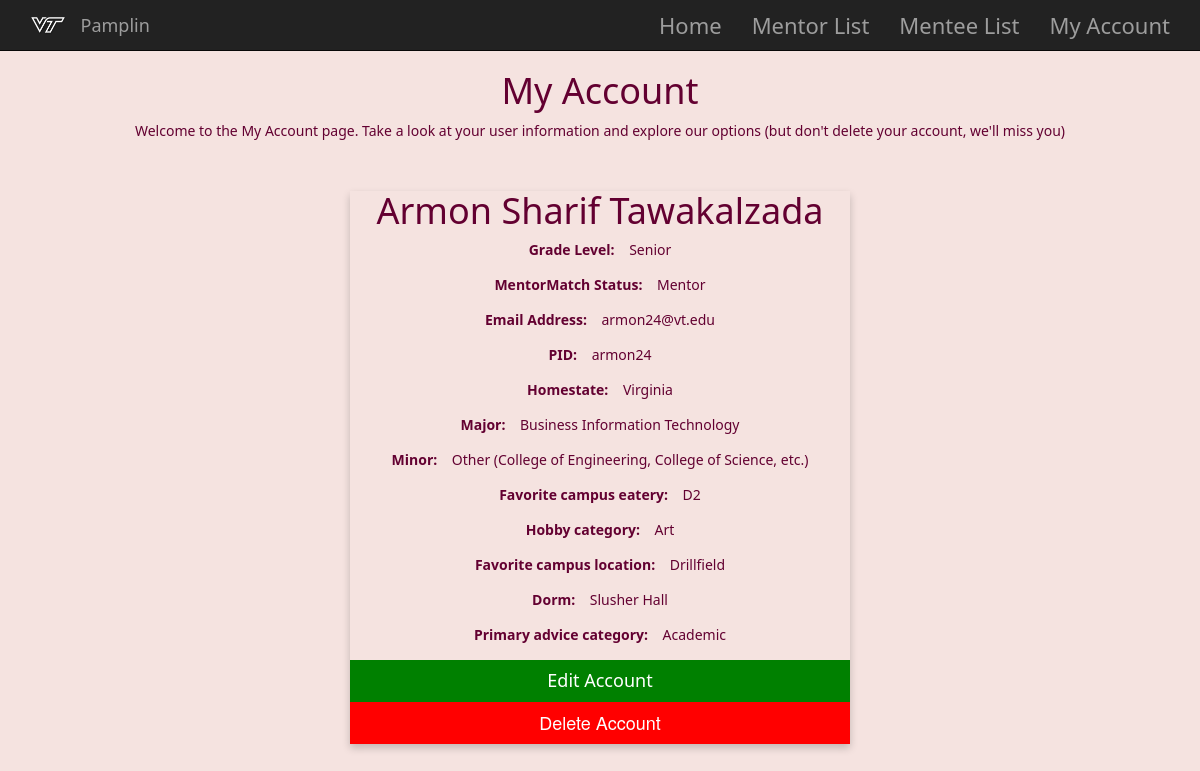
Screenshot of /MyAccount.php (signed in) with the database file from the repository.
### tables this page shows
CREATE TABLE IF NOT EXISTS `User` (
  `StudentID` int(11) NOT NULL,
  `Email` varchar(250) NOT NULL,
  `PID` varchar(250) NOT NULL,
  `FirstName` varchar(250) NOT NULL,
  `MiddleName` varchar(250) DEFAULT NULL,
  `LastName` varchar(250) NOT NULL,
  `Nickname` varchar(250) DEFAULT NULL,
  `Gender` varchar(30) NOT NULL,
  `DOB` date NOT NULL,
  `Grade` varchar(10) NOT NULL,
  `Password` varchar(250) NOT NULL,
  PRIMARY KEY (`StudentID`)
);

CREATE TABLE IF NOT EXISTS `Mentee` (
  `StudentID` int(9) NOT NULL,
  `State` varchar(20) NOT NULL,
  `Major` varchar(250) NOT NULL,
  `Minor` varchar(250) NOT NULL,
  `Eatery` varchar(250) NOT NULL,
  `Hobbies` varchar(250) NOT NULL,
  `Location` varchar(250) NOT NULL,
  `Dorm` varchar(250) NOT NULL,
  `AdviceType` varchar(250) NOT NULL,
  PRIMARY KEY (`StudentID`)
);

### db.php (called while the page is built, shortened)
<?php
  class MySQLDB {
    private $dbConn;
    public function open_connection() {
      $this->dbConn = mysqli_connect(DB_HOST, DB_USER, DB_PASS, DB_NAME);
    }
    public function query($sql) {
      $result = mysqli_query($this->dbConn, $sql);
      return $result;
    }
  }
  $mydb = new MySQLDB();
 ?>

### MyAccount.php (the view, shortened to what this page needs)
<?php
    $state="";
    $major="";
    $minor="";
    $food="";
    $hobby="";
    $place="";
    $dorm="";
    $advice="";
    $studo = $_SESSION["studentID"];
    require_once("db.php");
    $sql = "SELECT * FROM User where StudentID='$studo'";
    $result = $mydb->query($sql);
    $row=mysqli_fetch_array($result);
    $email = $row["Email"];
    $pid = $row["PID"];
    $fName = $row["FirstName"];
    $mName = $row["MiddleName"];
    $lName = $row["LastName"];
    $gradeLevel = $row["Grade"];
    $sql2 = "SELECT * FROM Mentor where StudentID='$studo'";
    $result2 = $mydb->query($sql2);
    $row2=mysqli_fetch_array($result2);
    if (isset($row2['State']))
    {
        $state = $row2["State"];
        $major = $row2["Major"];
        $minor= $row2["Minor"];
        $food = $row2["Eatery"];
        $hobby = $row2["Hobbies"];
        $place = $row2["Location"];
        $dorm = $row2["Dorm"];
        $advice = $row2["AdviceType"];
    }
    else
    {
        $sql2 = "SELECT * FROM Mentee where StudentID='$studo'";
        $result2 = $mydb->query($sql2);
        $row2=mysqli_fetch_array($result2);
        $state = $row2["State"];
        $major = $row2["Major"];
        $minor= $row2["Minor"];
        $food = $row2["Eatery"];
        $hobby = $row2["Hobbies"];
        $place = $row2["Location"];
        $dorm = $row2["Dorm"];
        $advice = $row2["AdviceType"];
    }
?>
<!DOCTYPE HTML>
<html>
    <head>
        <link href="resources/css/bootstrap.min.css" rel="stylesheet" />
        <link href="resources/css/styles.css" rel="stylesheet" />
    </head>
    <body>
        <div class="navbar navbar-inverse navbar-static-top">
            <div class="container">
                <img class="navbar-brand" src="images/vtlogo.png"></img>
                <a href="https://pamplin.vt.edu/" class="navbar-brand">Pamplin</a>
                <div class="collpase navbar-collapse navHeaderCollapse">
                    <ul class="nav navbar-nav navbar-right">
                        <li><a href="Homepage.html">Home</a></li>
                        <li><a href="#">Mentor List</a></li>
                        <li><a href="#">Mentee List</a></li>
                        <li><a href="MyAccount.html">My Account</a></li>
                    </ul>
                </div>
            </div>
        </div>
        <h1>My Account</h1>
        <link rel="stylesheet" href="https://cdnjs.cloudflare.com/ajax/libs/font-awesome/4.7.0/css/font-awesome.min.css">
        <p style="text-align: center;"> Welcome to the My Account page. Take a look at your user information and explore our options (but don't delete your account, we'll miss you)<p>
        <br>
        <div class="card">
            <h1> <?php
                if(is_null($mName))
                {
                    echo $fName.' '.$lName;
                }
                else
                {
                    echo $fName.' '.$mName.' '.$lName;
                }
            ?> </h1>
            <p> <?php
                echo "<label class='left'>Grade Level: &nbsp &nbsp</label>";
                echo "<label class='right'>$gradeLevel</label>";
            ?> </p>
            <p> <?php
                echo "<label class='left'>MentorMatch Status: &nbsp &nbsp</label>";
                echo "<label class='right'>Mentor</label>";
            ?> </p>
            <p> <?php
                echo "<label class='left'>Email Address: &nbsp &nbsp</label>";
                echo "<label class='right'>$email</label>";
            ?> </p>
            <p> <?php
                echo "<label class='left'>PID: &nbsp &nbsp</label>";
                echo "<label class='right'>$pid</label>";
            ?> </p>
            <p> <?php
                echo "<label class='left'>Homestate: &nbsp &nbsp</label>";
                echo "<label class='right'>$state</label>";
            ?> </p>
            <p> <?php
                echo "<label class='left'>Major: &nbsp &nbsp</label>";
                echo "<label class='right'>$major</label>";
            ?> </p>
            <p> <?php
                if(is_null($minor))
                {
                }
                else
                {
                    echo "<label class='left'>Minor: &nbsp &nbsp</label>";
                    echo "<label class='right'>$minor</label>";
                }
            ?> </p>
            <p> <?php
                echo "<label class='left'>Favorite campus eatery: &nbsp &nbsp</label>";
                echo "<label class='right'>$food</label>";
            ?> </p>
            <p> <?php
                echo "<label class='left'>Hobby category: &nbsp &nbsp</label>";
                echo "<label class='right'>$hobby</label>";
            ?> </p>
            <p> <?php
                echo "<label class='left'>Favorite campus location: &nbsp &nbsp</label>";
                echo "<label class='right'>$place</label>";
            ?> </p>
            <p> <?php
                echo "<label class='left'>Dorm: &nbsp &nbsp</label>";
                echo "<label class='right'>$dorm</label>";
            ?> </p>
            <p> <?php
                echo "<label class='left'>Primary advice category: &nbsp &nbsp</label>";
                echo "<label class='right'>$advice</label>";
            ?> </p>
            <a href="editAccount.php">
                <button class="edit">Edit Account</button>
            </a>
            <button class="delete">Delete Account</button>
        </div>
    </body>
</html>

### resources/css/styles.css (style rules this page uses)
body { background-color: #F5E3E0; }
h1 { text-align: center; }
h1, h2, p, a, ul, ol, li { font-family: 'Segoe UI', Tahoma, Geneva, Verdana, sans-serif; color: #630031; }

### MyAccount.php (style rules this page uses)
.card { box-shadow: 0 4px 8px 0 rgba(0, 0, 0, 0.2); max-width: 500px; margin: auto; text-align: center; }
.left { font-weight: bold; text-align: left; }
button { border: none; outline: 0; display: inline-block; padding: 8px; color: white; background-color: #000; text-align: center; cursor: pointer; width: 100%; font-size: 18px; }
a { text-decoration: none; font-size: 22px; color: black; }
label { font-weight: normal; }
.edit { background-color: green; }
.delete { background-color: red; }

### rows the page displays
user: FirstName "Armon", MiddleName "Sharif", LastName "Tawakalzada", Grade "Senior", Email "armon24@vt.edu", PID "armon24"
mentee: State "Virginia", Major "Business Information Technology", Minor "Other (College of Engineering, College of Science, etc.)", Eatery "D2", Hobbies "Art", Location "Drillfield", Dorm "Slusher Hall", AdviceType "Academic"
